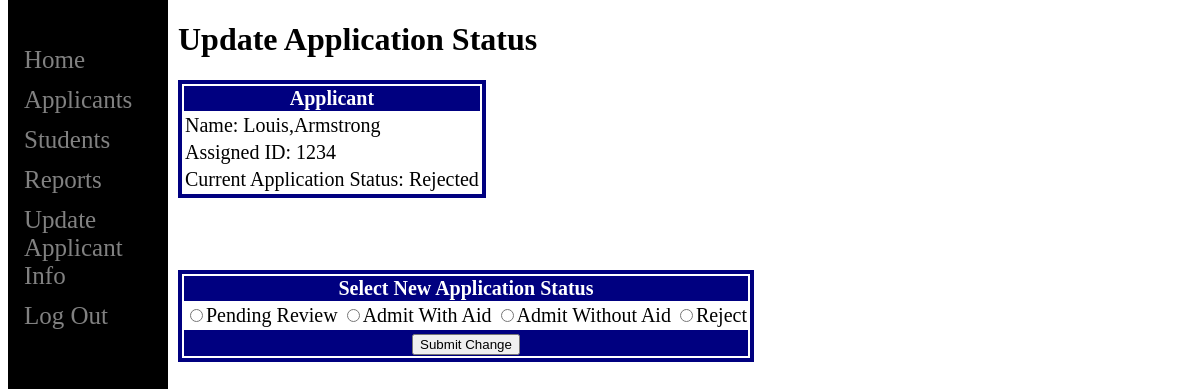
Page /grad-secretary/app-status.php?id=1234 on the committed database.
### tables this page shows
CREATE TABLE applicant (
  first_name varchar(15) not null,
  last_name varchar(15) not null,
  user_id int,
  app_status varchar(25) not null,
  transcript_received varchar(15) not null default "No",
  rec_received1 varchar(15) not null default "No",
  rec_received2 varchar(15) not null default "No",
  rec_received3 varchar(15) not null default "No",
  decision int default 0,
  app_rec int,
  app_rec_advisor varchar(40),
  app_rec_comment varchar(40),
  app_deficiency_courses varchar(40),
  reason_for_reject varchar(1),
  accept INT(1) default 0,
  primary key(user_id)
);

### grad-secretary/app-status.php (the view, shortened to what this page needs)
<?php
  include "header.php";
?>
<main>
  <div class="change-tbl">
  <h1>Update Application Status</h1>
<?php
  if(isset($_GET['id'])){
    $stu = $_GET['id'];
    $stu_query = "SELECT * FROM applicant WHERE user_id=" . $stu;
    $run_stu_query = mysqli_query($conn, $stu_query);
    $data = mysqli_fetch_assoc($run_stu_query);
    $table = "<form action='' method='post'><table>";
    $table .= "<tr><th>Applicant</th></tr>";
    $table .= "<tr><td style='text-align:left'>Name: {$data['last_name']},{$data['first_name']}</td></tr>";
    $table .= "<tr><td style='text-align:left'>Assigned ID: {$data['user_id']}</td></tr>";
    $table .= "<tr><td style='text-align:left'>Current Application Status: ";
    $status = "";
    if($data['decision'] == 0){
      $status = "Pending Review";
    }
    else if(($data['decision'] == 1) && ($data['accept']) == 0){
      $status = "Admit with Aid, Student has not Accepted Yet";
    }
    else if(($data['decision'] == 2) && ($data['accept']) == 0){
      $status = "Admit without Aid, Student has not Accepted Yet";
    }
    else if(($data['decision'] == 2) && ($data['accept']) == 2){
      $status = "Admit without Aid, Student has Declined Offer";
    }
    else if(($data['decision'] == 1) && ($data['accept']) == 1){
      $status = "Admit with Aid, Student has Accepted";
    }
    else if(($data['decision'] == 2) && ($data['accept']) == 1){
      $status = "Admit without Aid, Student has Accepted";
    }
    else if(($data['decision'] == 1) && ($data['accept']) == 1){
      $status = "Admit with Aid, Student has Declined Offer";
    }
    else if($data['decision'] == 3){
      $status = "Rejected";
    }
    $table .= $status . "</td></tr></table><table><br /><br /><br /><br />";
    $table .= "<tr><th colspan= 4>Select New Application Status</th></tr>";
    $table .= "<tr><td><input type='radio' name='newstat' value='0'>Pending Review</td><td><input type='radio' name='newstat' value='1'>Admit With Aid</td><td><input type='radio' name='newstat' value='2'>Admit Without Aid</td><td><input type='radio' name='newstat' value='3'>Reject</td></tr>";
    $table .= "<tr><th colspan=4><button type='submit' name='submitchange'>Submit Change</button></th></tr>";
    $table .="</table></form>";
    echo $table;
  }
?>
</main>

### grad-secretary/style.css (style rules this page uses)
body { font-family: "verdana"; }
main { margin-left: 160px; padding: 0px 10px; }
.change-tbl h1, p { text-align:left; }
.change-tbl table { height: 25px; width: auto; font-size: 20px; text-align: center; border: 4px solid navy; vertical-align: center; }
.change-tbl td { text-align:right; }
.change-tbl th { text-align:center; color: white; background-color: navy; }

### rows in the picture
applicant: last_name "Louis", first_name "Armstrong", user_id "1234", decision "Rejected"
